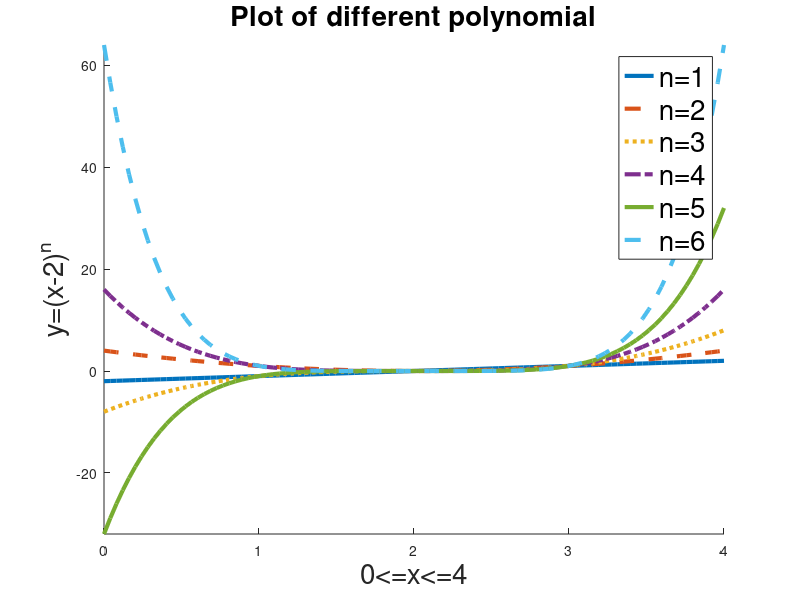

MATLAB code for this plot: (Note: this script raises an error after producing the figure.)
x = linspace(0,4);
y = zeros(6,100);
linS = {'-', '--', ':', '-.', '-', '--'};
figure(1)
for i = 1:6
    y(i,:)=(x-2).^i;
    hold on
    plot(x,y(i,:), 'linestyle', linS{i},'LineWidth', 3)
end
ylim([-32 64])
fontS = 20;
title('Plot of different polynomial', 'FontSize', fontS)
xlabel('0<=x<=4','FontSize', fontS) 
ylabel('y=(x-2)^n','FontSize', fontS)
legend({'n=1','n=2','n=3','n=4','n=5','n=6'},'FontSize', fontS)
hold off

N = 100;
degree1 = 5;
degree2 = 15;
yS1 = zeros(3,100);
yS2 = zeros(3,100);

i = 0;
j = 0;
fontS2 = 16;
figure(2)
for delta = [.5 .05 .005]
    i = i+1;
    xS = linspace(2-delta, 2+delta, N);
    yS1(i,:)= poly(2,degree1,xS);
    yS2(i,:)= poly(2,degree2,xS);
    j = j+1;
    subplot(3,2,j)
    plot(xS,yS1(i,:),'LineWidth', 1.5)
    title(['delta = ',num2str(delta), ', n =', num2str(degree1)],'FontSize', fontS2);
    xlabel('x') 
    ylabel('y, y = (x-2)^5') 
    j = j+1;
    subplot(3,2,j)
    plot(xS,yS2(i,:),'LineWidth', 1.5)
    title(['delta =',num2str(delta), ', n =', num2str(degree2)],'FontSize', fontS2);
    xlabel('x','FontSize', fontS2) 
    ylabel('y, y = (x-2)^15','FontSize', fontS2)
end

